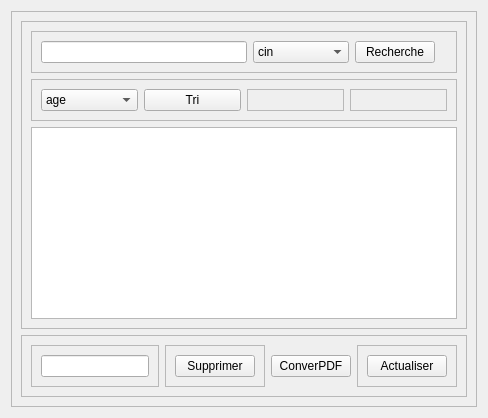
       <widget class="QWidget" name="tab">
        <attribute name="title">
         <string>Afficher</string>
        </attribute>
        <layout class="QVBoxLayout" name="verticalLayout_3">
         <item>
          <widget class="QFrame" name="frame_2">
           <property name="frameShape">
            <enum>QFrame::StyledPanel</enum>
           </property>
           <property name="frameShadow">
            <enum>QFrame::Raised</enum>
           </property>
           <layout class="QVBoxLayout" name="verticalLayout_4">
            <item>
             <widget class="QFrame" name="frame_3">
              <property name="frameShape">
               <enum>QFrame::StyledPanel</enum>
              </property>
              <property name="frameShadow">
               <enum>QFrame::Raised</enum>
              </property>
              <layout class="QVBoxLayout" name="verticalLayout_8">
               <item>
                <widget class="QFrame" name="frame_32">
                 <property name="frameShape">
                  <enum>QFrame::StyledPanel</enum>
                 </property>
                 <property name="frameShadow">
                  <enum>QFrame::Raised</enum>
                 </property>
                 <layout class="QHBoxLayout" name="horizontalLayout_6">
                  <item>
                   <widget class="QLineEdit" name="rech"/>
                  </item>
                  <item>
                   <widget class="QComboBox" name="comboBox">
                    <item>
                     <property name="text">
                      <string>cin</string>
                     </property>
                    </item>
                    <item>
                     <property name="text">
                      <string>nomprenom</string>
                     </property>
                    </item>
                    <item>
                     <property name="text">
                      <string>type</string>
                     </property>
                    </item>
                    <item>
                     <property name="text">
                      <string>age</string>
                     </property>
                    </item>
                    <item>
                     <property name="text">
                      <string>tele</string>
                     </property>
                    </item>
                    <item>
                     <property name="text">
                      <string>date</string>
                     </property>
                    </item>
                    <item>
                     <property name="text">
                      <string>place</string>
                     </property>
                    </item>
                   </widget>
                  </item>
                  <item>
                   <widget class="QPushButton" name="recherche">
                    <property name="text">
                     <string>Recherche</string>
                    </property>
                   </widget>
                  </item>
                  <item>
                   <widget class="QFrame" name="frame_33">
                    <property name="frameShape">
                     <enum>QFrame::StyledPanel</enum>
                    </property>
                    <property name="frameShadow">
                     <enum>QFrame::Raised</enum>
                    </property>
                   </widget>
                  </item>
                  <item>
                   <widget class="QFrame" name="frame_34">
                    <property name="frameShape">
                     <enum>QFrame::StyledPanel</enum>
                    </property>
                    <property name="frameShadow">
                     <enum>QFrame::Raised</enum>
                    </property>
                   </widget>
                  </item>
                 </layout>
                </widget>
               </item>
               <item>
                <widget class="QFrame" name="frame_35">
                 <property name="frameShape">
                  <enum>QFrame::StyledPanel</enum>
                 </property>
                 <property name="frameShadow">
                  <enum>QFrame::Raised</enum>
                 </property>
                 <layout class="QHBoxLayout" name="horizontalLayout_7">
                  <item>
                   <widget class="QComboBox" name="comboBox_2">
                    <item>
                     <property name="text">
                      <string>age</string>
                     </property>
                    </item>
                    <item>
                     <property name="text">
                      <string>cin</string>
                     </property>
                    </item>
                    <item>
                     <property name="text">
                      <string>date</string>
                     </property>
                    </item>
                    <item>
                     <property name="text">
                      <string>place</string>
                     </property>
                    </item>
                   </widget>
                  </item>
                  <item>
                   <widget class="QPushButton" name="tri">
                    <property name="text">
                     <string>Tri</string>
                    </property>
                   </widget>
                  </item>
                  <item>
                   <widget class="QFrame" name="frame_36">
                    <property name="frameShape">
                     <enum>QFrame::StyledPanel</enum>
                    </property>
                    <property name="frameShadow">
                     <enum>QFrame::Raised</enum>
                    </property>
                   </widget>
                  </item>
                  <item>
                   <widget class="QFrame" name="frame_37">
                    <property name="frameShape">
                     <enum>QFrame::StyledPanel</enum>
                    </property>
                    <property name="frameShadow">
                     <enum>QFrame::Raised</enum>
                    </property>
                   </widget>
                  </item>
                 </layout>
                </widget>
               </item>
               <item>
                <widget class="QTableView" name="tableView"/>
               </item>
              </layout>
             </widget>
            </item>
            <item>
             <widget class="QFrame" name="frame_4">
              <property name="frameShape">
               <enum>QFrame::StyledPanel</enum>
              </property>
              <property name="frameShadow">
               <enum>QFrame::Raised</enum>
              </property>
              <layout class="QHBoxLayout" name="horizontalLayout">
               <item>
                <widget class="QFrame" name="frame_5">
                 <property name="frameShape">
                  <enum>QFrame::StyledPanel</enum>
                 </property>
                 <property name="frameShadow">
                  <enum>QFrame::Raised</enum>
                 </property>
                 <layout class="QVBoxLayout" name="verticalLayout_7">
                  <item>
                   <widget class="QLineEdit" name="Supp"/>
                  </item>
                 </layout>
                </widget>
               </item>
               <item>
                <widget class="QFrame" name="frame_6">
                 <property name="frameShape">
                  <enum>QFrame::StyledPanel</enum>
                 </property>
                 <property name="frameShadow">
                  <enum>QFrame::Raised</enum>
                 </property>
                 <layout class="QVBoxLayout" name="verticalLayout_6">
                  <item>
                   <widget class="QPushButton" name="Supprimer">
                    <property name="text">
                     <string>Supprimer</string>
                    </property>
                   </widget>
                  </item>
                 </layout>
                </widget>
               </item>
               <item>
                <widget class="QPushButton" name="convpdf">
                 <property name="text">
                  <string>ConverPDF</string>
                 </property>
                </widget>
               </item>
               <item>
                <widget class="QFrame" name="frame_7">
                 <property name="frameShape">
                  <enum>QFrame::StyledPanel</enum>
                 </property>
                 <property name="frameShadow">
                  <enum>QFrame::Raised</enum>
                 </property>
                 <layout class="QVBoxLayout" name="verticalLayout_5">
                  <item>
                   <widget class="QPushButton" name="Actualiser">
                    <property name="text">
                     <string>Actualiser</string>
                    </property>
                   </widget>
                  </item>
                 </layout>
                </widget>
               </item>
              </layout>
             </widget>
            </item>
           </layout>
          </widget>
         </item>
        </layout>
       </widget>
